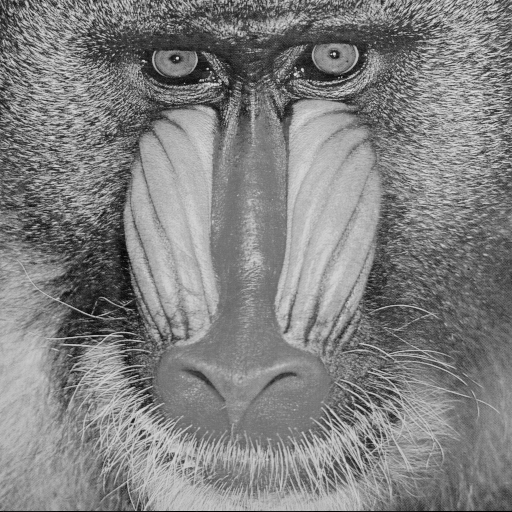
#> input picture baboon.png, 512 x 512 px
$ python exercicio3.py
#> lines starting #> are read from the running program, lines starting #| are printed output that depends on the picture
from scipy import misc
from scipy import ndimage
import numpy as np
import matplotlib.pyplot as plt
import cv2

img1=cv2.imread("baboon.png")
#> img1 is the input picture: shape (512, 512, 3); min 0, max 230, mean 129.1
img2=cv2.imread("butterfly.png")
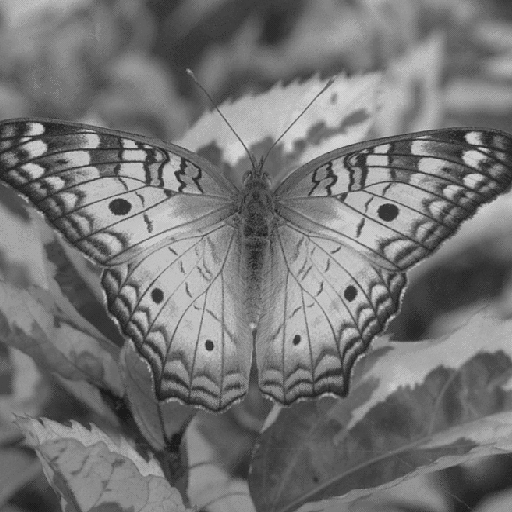
#> input picture butterfly.png, 512 x 512 px
#> img2 is the input picture: shape (512, 512, 3); min 27, max 212, mean 116.8
img3=cv2.imread("city.png")
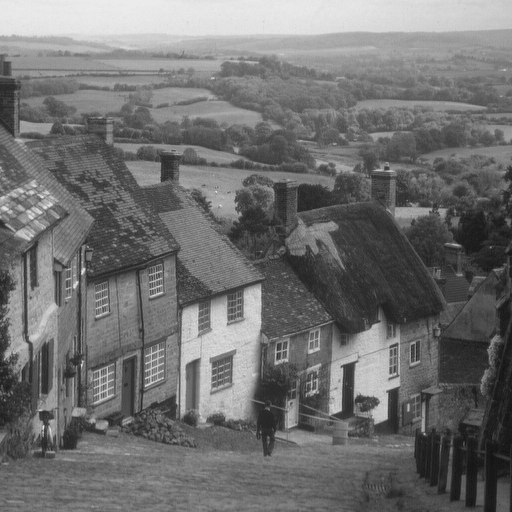
#> input picture city.png, 512 x 512 px
#> img3 is the input picture: shape (512, 512, 3); min 16, max 235, mean 112.2

def invertOdds(img):
    img[1::2, :] = img[1::2, ::-1]

def negative(img):
    return np.add(255, - img)

def transform(img):
    print("normal")
    print(img)
    img = np.multiply(100/255, img)
    print("multiplied")
    print(img)
    img = np.add(100, img)
    print("sum 100")
    print(img)
    return np.int16(img)

def reflectRows(img):
    rows = img.shape[0]
    img[int(rows/2)-1::] = img[int(rows/2)::-1]

def verticalMirrowing(img):
    img[:,:] = img[::-1,:]
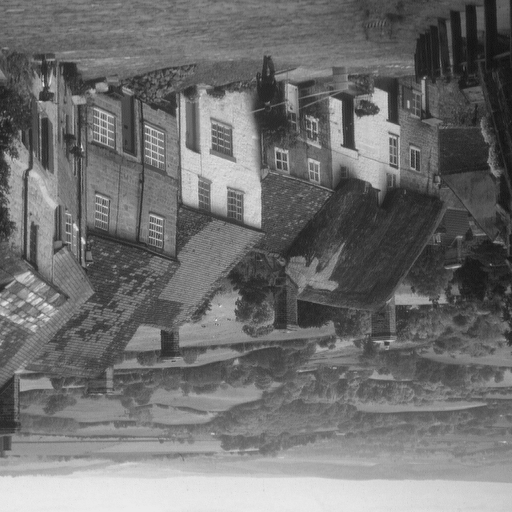
#> img: shape (512, 512, 3); min 16, max 235, mean 112.2

#img3 = negative(img3)
#img3 = transform(img3)
#reflectRows(img3)
verticalMirrowing(img3)
plt.imshow(img3, cmap = "gray")

plt.show()
